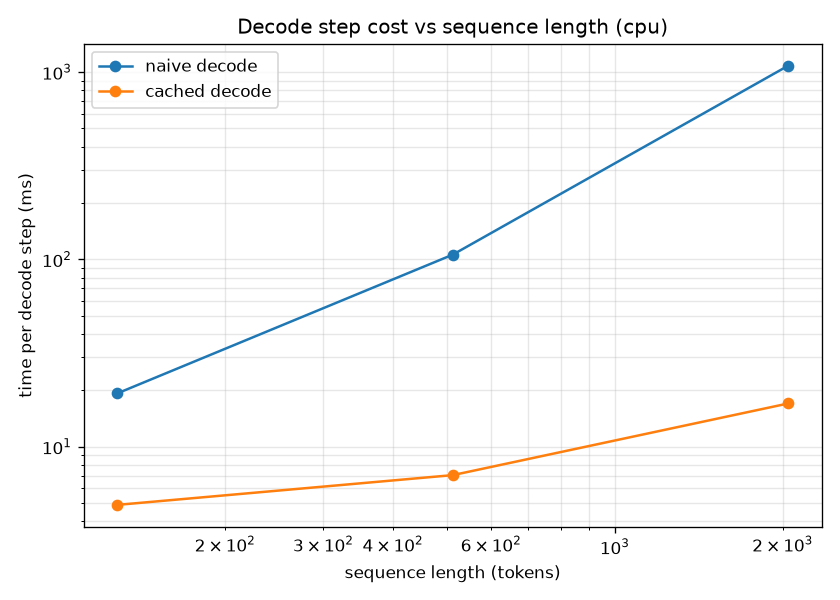

Generate this figure with Python:
"""Benchmark naive vs KV-cached generation.

We measure per-step cost as a function of sequence length, rather than
running full generations. Two reasons:

1. A full naive generation at L=2048 on CPU takes ~30 minutes; the shape
   of the curve is already clear at L=128.
2. The cost of a naive decode step at position L is identical to the cost
   of prefilling a length-L prompt. We measure once, report both.

Outputs:
  results.csv      raw timings
  benchmark.png    decode step time vs sequence length (log-log)
"""
from __future__ import annotations
import csv
import statistics
import time
from pathlib import Path

import matplotlib
matplotlib.use("Agg")  # headless; no GUI needed
import matplotlib.pyplot as plt
import torch

from model import GPT, GPTConfig


SEQ_LENGTHS = [128, 512, 2048]
N_RUNS = 3
N_WARMUP = 1
DEVICE = "cuda" if torch.cuda.is_available() else "cpu"


def _time(fn, n_runs=N_RUNS, n_warmup=N_WARMUP):
    """Median wall time of fn() over n_runs, after n_warmup discarded runs.

    Median, not mean: a stray GC pause or OS scheduler blip shouldn't
    distort the result. Warmup matters because PyTorch allocates lazily
    and the first call also warms caches.
    """
    for _ in range(n_warmup):
        fn()
    if DEVICE == "cuda":
        torch.cuda.synchronize()

    times = []
    for _ in range(n_runs):
        if DEVICE == "cuda":
            torch.cuda.synchronize()
        t0 = time.perf_counter()
        fn()
        if DEVICE == "cuda":
            torch.cuda.synchronize()
        times.append(time.perf_counter() - t0)
    return statistics.median(times)


def bench_forward(model, L):
    """Time one forward pass over L tokens. This is prefill(L) AND naive decode at L."""
    x = torch.randint(0, model.cfg.vocab_size, (1, L), device=DEVICE)
    with torch.no_grad():
        return _time(lambda: model(x, use_cache=False))


def bench_cached_decode(model, L):
    """Time one single-token forward with a cache of size L."""
    prompt = torch.randint(0, model.cfg.vocab_size, (1, L), device=DEVICE)
    with torch.no_grad():
        _, caches = model(prompt, use_cache=True, pos_offset=0)

    new_tok = torch.randint(0, model.cfg.vocab_size, (1, 1), device=DEVICE)

    def step():
        model(new_tok, kv_caches=caches, use_cache=True, pos_offset=L)

    with torch.no_grad():
        return _time(step)


def main():
    torch.manual_seed(0)
    cfg = GPTConfig()
    model = GPT(cfg).to(DEVICE).eval()
    n_params = sum(p.numel() for p in model.parameters())
    print(f"device: {DEVICE}")
    print(f"model:  {n_params/1e6:.2f}M params\n")

    rows = []
    for L in SEQ_LENGTHS:
        print(f"seq_len = {L}")
        t_prefill = bench_forward(model, L)
        t_naive   = t_prefill  # same computation; aliased for clarity in output
        t_cached  = bench_cached_decode(model, L)

        speedup = t_naive / t_cached
        print(f"  prefill        : {t_prefill*1000:8.2f} ms")
        print(f"  decode naive   : {t_naive*1000:8.2f} ms  (same computation)")
        print(f"  decode cached  : {t_cached*1000:8.2f} ms")
        print(f"  speedup        : {speedup:8.1f}x\n")

        rows.append({
            "seq_len": L,
            "prefill_ms": t_prefill * 1000,
            "decode_naive_ms": t_naive * 1000,
            "decode_cached_ms": t_cached * 1000,
            "speedup": speedup,
        })

    out_dir = Path(__file__).parent

    csv_path = out_dir / "results.csv"
    with csv_path.open("w", newline="") as f:
        w = csv.DictWriter(f, fieldnames=list(rows[0].keys()))
        w.writeheader()
        w.writerows(rows)
    print(f"wrote {csv_path}")

    fig, ax = plt.subplots(figsize=(7, 5))
    xs = [r["seq_len"] for r in rows]
    ax.plot(xs, [r["decode_naive_ms"] for r in rows], "o-", label="naive decode")
    ax.plot(xs, [r["decode_cached_ms"] for r in rows], "o-", label="cached decode")
    ax.set_xlabel("sequence length (tokens)")
    ax.set_ylabel("time per decode step (ms)")
    ax.set_title(f"Decode step cost vs sequence length ({DEVICE})")
    ax.set_xscale("log")
    ax.set_yscale("log")
    ax.grid(True, which="both", alpha=0.3)
    ax.legend()
    fig.tight_layout()
    png_path = out_dir / "benchmark.png"
    fig.savefig(png_path, dpi=120)
    print(f"wrote {png_path}")


if __name__ == "__main__":
    main()
